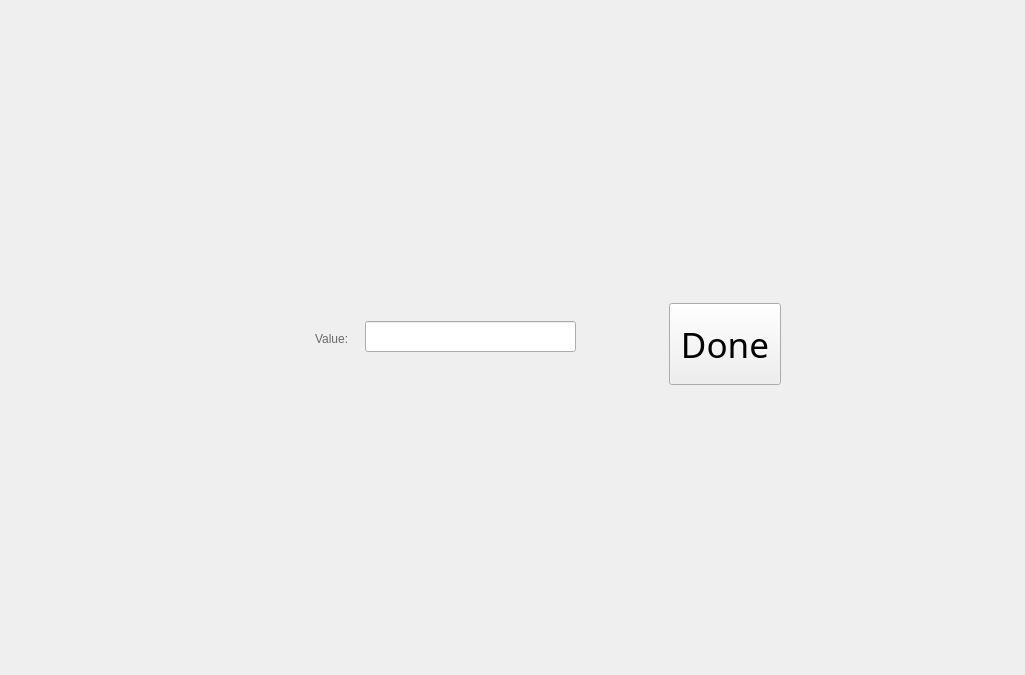
<?xml version="1.0" encoding="UTF-8"?>
<ui version="4.0">
 <class>Parameter_Integer_Form</class>
 <widget class="QWidget" name="Parameter_Integer_Form">
  <property name="geometry">
   <rect>
    <x>0</x>
    <y>0</y>
    <width>1025</width>
    <height>675</height>
   </rect>
  </property>
  <property name="minimumSize">
   <size>
    <width>1025</width>
    <height>675</height>
   </size>
  </property>
  <property name="windowTitle">
   <string>Form</string>
  </property>
  <property name="styleSheet">
   <string notr="true">QWidget#Parameter_Integer_Form
{
	border-image: url(:/resource/images/common/Transparent_Black_70.png);
}</string>
  </property>
  <layout class="QGridLayout" name="gridLayout">
   <item row="0" column="1">
    <spacer name="verticalSpacer">
     <property name="orientation">
      <enum>Qt::Vertical</enum>
     </property>
     <property name="sizeHint" stdset="0">
      <size>
       <width>20</width>
       <height>262</height>
      </size>
     </property>
    </spacer>
   </item>
   <item row="1" column="0">
    <spacer name="horizontalSpacer">
     <property name="orientation">
      <enum>Qt::Horizontal</enum>
     </property>
     <property name="sizeHint" stdset="0">
      <size>
       <width>215</width>
       <height>20</height>
      </size>
     </property>
    </spacer>
   </item>
   <item row="1" column="1">
    <widget class="QWidget" name="widgetBg" native="true">
     <property name="minimumSize">
      <size>
       <width>556</width>
       <height>115</height>
      </size>
     </property>
     <property name="maximumSize">
      <size>
       <width>556</width>
       <height>115</height>
      </size>
     </property>
     <property name="styleSheet">
      <string notr="true">QWidget#widgetBg
{
	border-image: url(:/resource/images/parameter_input/Normal/Background_Empty.png);
}</string>
     </property>
     <widget class="PushButtonDone" name="pushButton">
      <property name="geometry">
       <rect>
        <x>434</x>
        <y>23</y>
        <width>112</width>
        <height>82</height>
       </rect>
      </property>
      <property name="font">
       <font>
        <family>Nexa Light</family>
        <pointsize>26</pointsize>
        <weight>50</weight>
        <italic>false</italic>
        <bold>false</bold>
       </font>
      </property>
      <property name="styleSheet">
       <string notr="true">QPushButton
{
	border-image: url(:/resource/images/upload_setting/Done.png);
	border-color: rgba(255, 255, 255, 0);
}
QPushButton:hover
{
	border-image: url(:/resource/images/upload_setting/Done_OVER.png);
	border-color: rgba(255, 255, 255, 0);
}</string>
      </property>
      <property name="text">
       <string>Done</string>
      </property>
      <property name="shortcut">
       <string>Ctrl+Return</string>
      </property>
      <property name="default">
       <bool>false</bool>
      </property>
     </widget>
     <widget class="QLineEdit" name="lineEdit">
      <property name="geometry">
       <rect>
        <x>130</x>
        <y>41</y>
        <width>211</width>
        <height>31</height>
       </rect>
      </property>
      <property name="styleSheet">
       <string notr="true">font: 17pt &quot;Microsoft YaHei UI&quot;;</string>
      </property>
     </widget>
     <widget class="QLabel" name="label">
      <property name="geometry">
       <rect>
        <x>80</x>
        <y>48</y>
        <width>54</width>
        <height>21</height>
       </rect>
      </property>
      <property name="styleSheet">
       <string notr="true">color: rgb(105, 105, 105);
font: 13pt &quot;Microsoft JhengHei&quot;;</string>
      </property>
      <property name="text">
       <string>Value:</string>
      </property>
     </widget>
    </widget>
   </item>
   <item row="1" column="2">
    <spacer name="horizontalSpacer_2">
     <property name="orientation">
      <enum>Qt::Horizontal</enum>
     </property>
     <property name="sizeHint" stdset="0">
      <size>
       <width>218</width>
       <height>20</height>
      </size>
     </property>
    </spacer>
   </item>
   <item row="2" column="1">
    <spacer name="verticalSpacer_2">
     <property name="orientation">
      <enum>Qt::Vertical</enum>
     </property>
     <property name="sizeHint" stdset="0">
      <size>
       <width>20</width>
       <height>262</height>
      </size>
     </property>
    </spacer>
   </item>
  </layout>
 </widget>
 <customwidgets>
  <customwidget>
   <class>PushButtonDone</class>
   <extends>QPushButton</extends>
   <header>PushButtonDone.h</header>
  </customwidget>
 </customwidgets>
 <tabstops>
  <tabstop>lineEdit</tabstop>
  <tabstop>pushButton</tabstop>
 </tabstops>
 <resources/>
 <connections/>
</ui>
